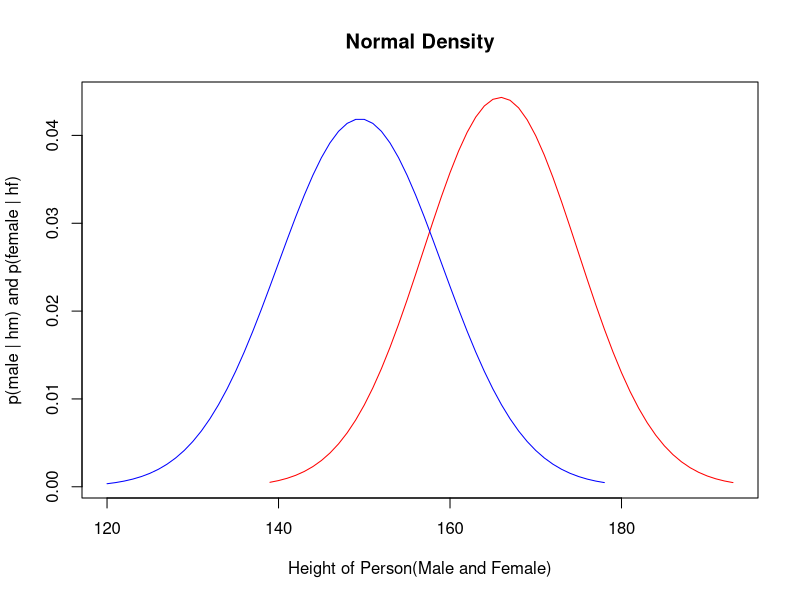

Source code (R): (Note: this script raises an error after producing the figure.)
uvtrain <- function(hm,hf) 
{
  hmm = vector(mode="numeric",length=0) 
  pmh = vector(mode="numeric",length=0) 
  hmin = min(hm)-15
  hmax = max(hm)+15 
  mm = mean(hm);
  vm= var(hm); 
  cat("Mean of Male Height",mm,"\n") 
  cat("variance of Male Height ",vm) 
  for(h in hmin:hmax) 
  { 
    r = (h-mm)^2/vm 
    p = (1/(sqrt(2*pi*vm)))*exp(-0.5*r); 
    hmm <- c(hmm,h) 
    pmh <- c(pmh,p) 
  } 
  hff= vector (mode="numeric", length=0) 
  pff=vector(mode="numeric",length=0)
  hmin = min(hf)-15 
  hmax = max(hf)+15 
  mf = mean(hf) 
  vf = var(hf) 
  cat("Mean of Female Height",mf,"\n") 
  cat("variance of Female Height",vf) 
  for(h in hmin:hmax) 
  { 
    r = (h-mf)^2/vf 
    p = (1/(sqrt(2*pi*vf)))*exp(-0.5*r); 
    hff <- c(hff,h) 
    pff <- c(pff,p) 
  } 
  plot(hmm,pmh,type="l",col="red",pch=9,xlim=c(min(hff),max(hmm)),xlab="Height of Person(Male and Female)",ylab="p(male | hm) and p(female | hf)",main="Normal Density") 
  lines(hff,pff,col = "blue") 
  return(list(mm,vm,mf,vf)) 
}
uvtest <- function(mm,vm,mf,vf,ht) 
{
  rm = (ht-mm)^2/vm 
  pm=(1/(sqrt(2*pi*vm)))*exp(-0.5*rm) 
  rf = (ht-mf)^2/vf 
  pf=(1/(sqrt(2*pi*vf)))*exp(-0.5*rf) 
  if(pm>pf) 
    print("The given Height of Person is Male") 
  else 
    print("The given Height of Person is Female") 
}
hm<-c(165,170,160,154,175,155,167,177,158,178) 
hf<-c(140,145,149,152,157,135,139,160,155,163) 
mv = uvtrain(hm,hf)
ht=as.numeric(readline(prompt='Enter the height of person for prediction=')) 
mm=as.numeric(mv[1]) 
vm=as.numeric(mv[2])
mf=as.numeric(mv[3]) 
vf=as.numeric(mv[4]) 
uvtest(mm,vm,mf,vf,ht)